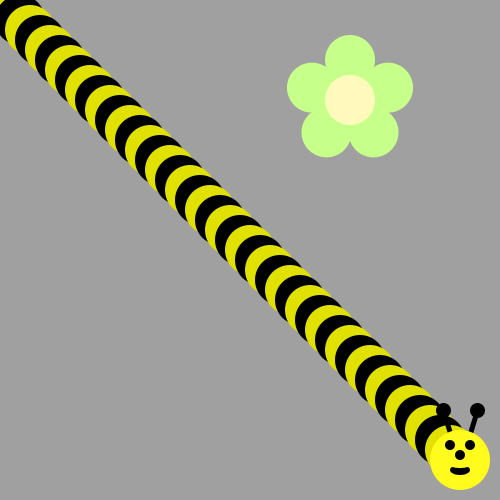
Frame 1 (no input)
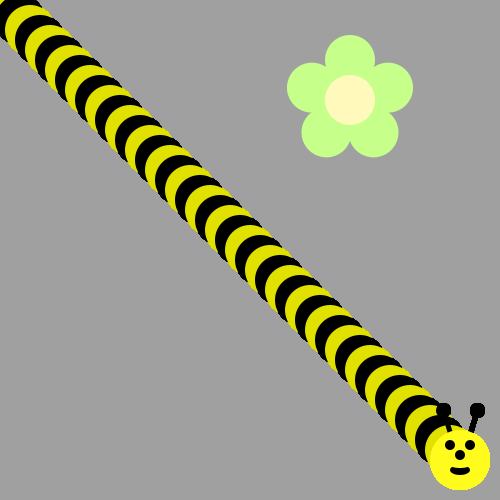
Frame 60 (the mouse pressed at the canvas centre just before this capture)
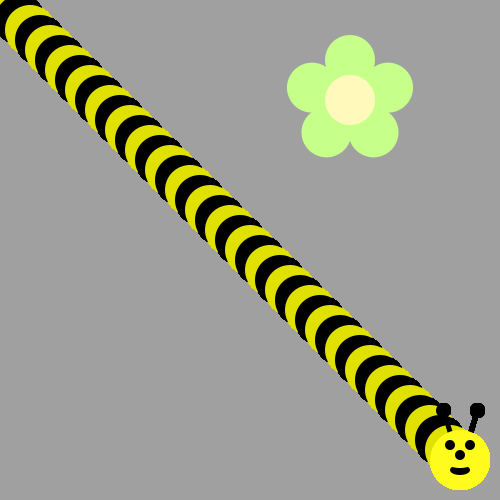
Frame 120 (the mouse held since frame 60 and released just before this capture)

The Processing sketch that drew these frames (run headless with seeded random() and noise(); from frame 60 on, the mouse is pressed at the canvas centre):

// Processing sketch: bumble_bee
// ── bumble_bee.pde

void setup() {
     ellipseMode(CENTER);
     size(500, 500);
     background(160, 160, 160);
     drawFlower(350, 100);
}

void draw() {
  
// First run the program and you should see a flower.  
  
  
/* Then, use a loop to make a body for the Bee!
(see the image on the recipe, it's a diagonal line of circles)
Use modulo to make the colors alternate between yellow and black
*/
int ellipsexy = 0;
for(int i = 2; i < 48; i++){
  ellipse(ellipsexy,ellipsexy,50,50);
  ellipsexy = ellipsexy + 10;
  
  if(i%2 == 0){
    fill(225,225,0);
  }
  else{
    fill(0,0,0);
  }
}


/*
Now put his head on using drawBeeFace(x,y)
*/
drawBeeFace(ellipsexy,ellipsexy);

}

/**************   Use these methods but  DON'T CHANGE THE CODE BELOW  **************/

void drawFlower(int x, int y) {
     noStroke();
     translate(x, y);
     // draw 5 petals, rotating after each one
     fill(#c6ff89);      // green
      for (int i = 0; i < 5; i++) {
           ellipse(0, -40, 50, 50);
          rotate(radians(72));
     }
     fill(#fff9bb); // light yellow
     ellipse(0, 0, 50, 50);
} 
void drawBeeFace(int BeeFaceX, int BeeFaceY) {
     noStroke();
     fill(0, 0, 0);
     stroke(1);
     strokeWeight(5);
     line(BeeFaceX-10, BeeFaceY-27, BeeFaceX-17, BeeFaceY-50);
     line(BeeFaceX+10, BeeFaceY-27, BeeFaceX+17, BeeFaceY-50);
     ellipse(BeeFaceX-17, BeeFaceY-50, 10, 10);
     ellipse(BeeFaceX+17, BeeFaceY-50, 10, 10);
     noStroke();
     fill(255, 251, 28);
     ellipse(BeeFaceX, BeeFaceY, 60, 60); // face
     fill(255, 237, 209);
     fill(0,0,0);
      ellipse(BeeFaceX-10, BeeFaceY-15, 10, 10); // eyes
     ellipse(BeeFaceX+10, BeeFaceY-15, 10, 10);
      ellipse(BeeFaceX, BeeFaceY-5, 10, 10); // nose
      ellipse(BeeFaceX, BeeFaceY+10, 20, 10);// mouth
     fill(255, 251, 28);
     ellipse(BeeFaceX, BeeFaceY+5, 20, 6);
}
